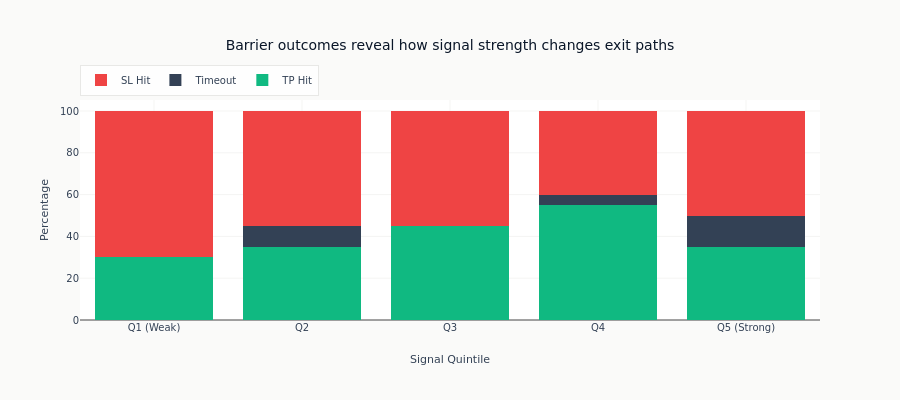

Notebook source saved alongside this figure:
### Code cell
# Visualize barrier outcomes
outcome_summary = merged.groupby(["signal_quintile", "label"]).size().unstack(fill_value=0)
outcome_summary.columns = ["SL Hit", "Timeout", "TP Hit"]
outcome_pct = outcome_summary.div(outcome_summary.sum(axis=1), axis=0) * 100

fig = go.Figure()

for col, color in zip(
    ["TP Hit", "Timeout", "SL Hit"],
    [COLORS["positive"], COLORS["neutral"], COLORS["negative"]],
    strict=True,
):
    fig.add_trace(
        go.Bar(
            x=outcome_pct.index.astype(str),
            y=outcome_pct[col],
            name=col,
            marker_color=color,
        )
    )

fig.update_layout(
    title="Barrier outcomes reveal how signal strength changes exit paths",
    xaxis_title="Signal Quintile",
    yaxis_title="Percentage",
    barmode="stack",
    height=400,
    legend=dict(orientation="h", yanchor="bottom", y=1.02),
)
show_plotly_with_alt(
    fig,
    "Stacked bars of exit-type composition for each policy. Adding the trailing overlay converts most stop-loss and take-profit exits into trailing-stop exits; adding the ML overlay converts timeouts into signal exits.",
)

### Figure 1 — Plotly figure (JSON) as saved in the notebook; plotly's stock layout.template omitted (floating-point values rounded to 4 significant figures)
{"data": [{"marker": {"color": "#10b981"}, "name": "TP Hit", "type": "bar", "x": ["Q1 (Weak)", "Q2", "Q3", "Q4", "Q5 (Strong)"], "y": [30.0, 35.0, 45.0, 55.0, 35.0]}, {"marker": {"color": "#334155"}, "name": "Timeout", "type": "bar", "x": ["Q1 (Weak)", "Q2", "Q3", "Q4", "Q5 (Strong)"], "y": [0.0, 10.0, 0.0, 5.0, 15.0]}, {"marker": {"color": "#ef4444"}, "name": "SL Hit", "type": "bar", "x": ["Q1 (Weak)", "Q2", "Q3", "Q4", "Q5 (Strong)"], "y": [70.0, 55.0, 55.0, 40.0, 50.0]}], "layout": {"barmode": "stack", "height": 400, "legend": {"orientation": "h", "y": 1.02, "yanchor": "bottom"}, "title": {"text": "Barrier outcomes reveal how signal strength changes exit paths"}, "xaxis": {"title": {"text": "Signal Quintile"}}, "yaxis": {"title": {"text": "Percentage"}}}}
